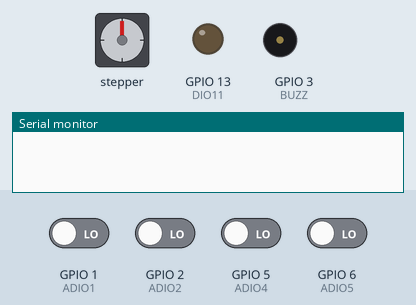
Recording of a sketch running on a simulated ESP32-S3. On the bench: stepper motor, output pins drawn as LEDs (lit = HIGH), buzzer (waves = sounding), the last lines printed to the serial monitor. The test bench sets the inputs (shaded band); at power-on: GPIO 1 (ADIO1), GPIO 2 (ADIO2), GPIO 5 (ADIO4), GPIO 6 (ADIO5) LOW. Stepper angles assume 200 steps per turn.

Above: at 4.6 s.
4.7 s: GPIO 1 (ADIO1) driven HIGH
At 5.15 s:
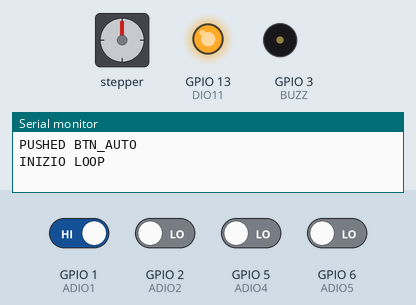
7.7 s: GPIO 2 (ADIO2) driven HIGH
At 9.3 s:
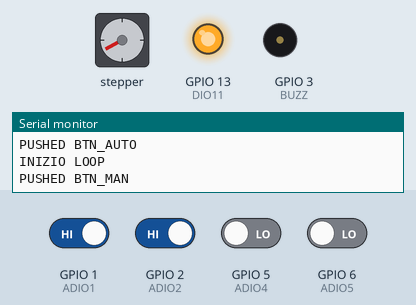
10.7 s: GPIO 5 (ADIO4) driven HIGH
At 11.38 s:
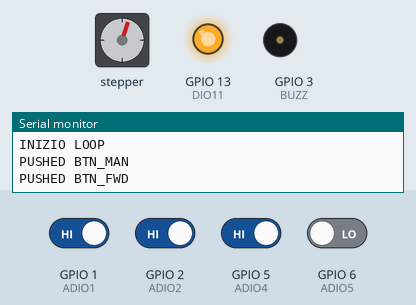
13.7 s: GPIO 6 (ADIO5) driven HIGH
At 14.05 s:
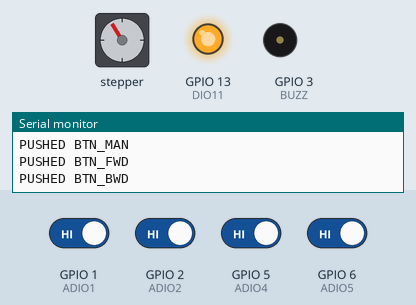
16.7 s: GPIO 1 (ADIO1) driven LOW
At 16.97 s:
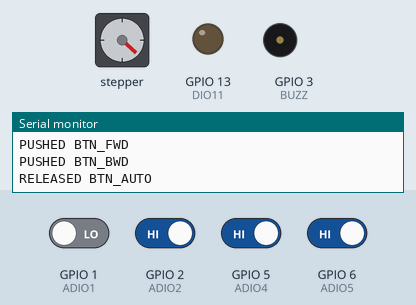
19.7 s: GPIO 1 (ADIO1) driven HIGH
At 20.07 s:
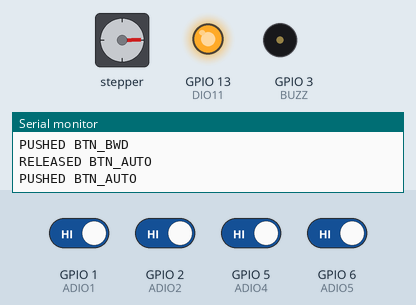
Timing chart, 0 to 28.3 s (numbered marks = the images above; inputs shaded):
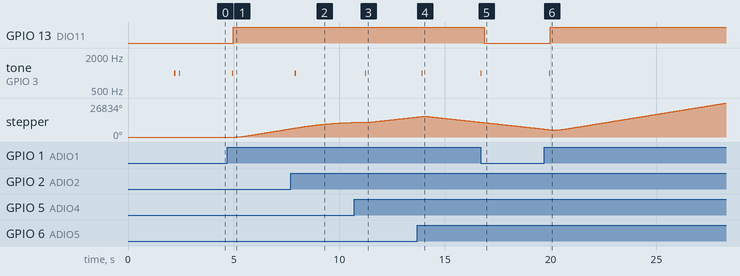

Measured:
- after the input at 4.7 s, GPIO 13 (DIO11): LOW → HIGH after 0.29 s; tone on GPIO 3 (BUZZ): silent → 1000 Hz after 0.24 s, → silent 0.05 s later; stepper: keeps turning clockwise at about 2511°/s, starting after 0.40 s
- after the input at 7.7 s, tone on GPIO 3 (BUZZ): silent → 1000 Hz after 0.20 s, → silent 0.05 s later
- after the input at 10.7 s, tone on GPIO 3 (BUZZ): silent → 1000 Hz after 0.53 s, → silent 0.05 s later
- after the input at 13.7 s, tone on GPIO 3 (BUZZ): silent → 1000 Hz after 0.20 s, → silent 0.05 s later
- after the input at 16.7 s, GPIO 13 (DIO11): HIGH → LOW after 0.15 s; tone on GPIO 3 (BUZZ): silent → 1000 Hz at once, → silent 0.05 s later
- after the input at 19.7 s, GPIO 13 (DIO11): LOW → HIGH after 0.28 s; tone on GPIO 3 (BUZZ): silent → 1000 Hz after 0.23 s, → silent 0.05 s later

The sketch:

04_carillon.ino
```cpp
// 18/08/2025
// LOGICA OK
// PROBLEMA DRIVER!
// DA VERIFICARE CORSA

// DRIVER DM320T
// 01 02 03  04 05 06
// ON ON ON ON ON OFF

// 10/09/2025 - @POLENE
// 13.00
// FINITO

#define ADIO1   1
#define ADIO2   2
#define ADIO3   4
#define ADIO4   5
#define ADIO5   6
#define ADIO6   7
#define ADIO7   8
#define ADIO8   9

#define DIO9    11
#define DIO10   12
#define DIO11   13
#define DIO12   14
#define DIO13   15
#define DIO14   16
#define DIO15   19
#define DIO16   20

#define BUZZ    3

#define RS485_DI    18
#define RS485_RO    17
#define RS485_EN    35

#define LED_RED     38
#define LED_BLUE    37 //INPUT: OFF / OUTPUT_LOW: ON_BT / OUTPUT_HIGH: ON_WIFI

#define SDA_PIN 33
#define SCL_PIN 34

#include "FastAccelStepper.h"

#define AUTO_SPEED  1500
#define AUTO_ACC    500

#define MAN_SPEED   1000
#define MAN_ACC     10000

FastAccelStepperEngine engine = FastAccelStepperEngine();
FastAccelStepper *M1 = NULL;

uint8_t STATE = 0; // 0 REMOTE - 1 AUTO - 2 MAN

void setup() {

  delay(1000);

  // DEBUG
  Serial.begin(115200);
  delay(100);

  // LED OFF
  pinMode(37, INPUT);

  // PANEL INPUT
  pinMode(ADIO1, INPUT);  // AUTO
  pinMode(ADIO2, INPUT);  // MAN

  pinMode(ADIO4, INPUT);  // FWD
  pinMode(ADIO5, INPUT);  // BWD

  // DRIVER OUTPUT

  pinMode(DIO11, OUTPUT);
  disableMotor();

  engine.init();

  M1 = engine.stepperConnectToPin(DIO9);

  if (M1) {
      M1->setDirectionPin(DIO10);
      M1->setSpeedInHz(MAN_SPEED);
      M1->setAcceleration(MAN_ACC);
  }

  // BUZZER
  ledcSetup(0, 1000, 8);
  ledcAttachPin(BUZZ, 0);

  delay(1000);

  // INITIAL STATE
  if (digitalRead(ADIO2)) {
    STATE = 2;
  } else {
    if (digitalRead(ADIO1)) {
      STATE = 1;
    } else {
      STATE = 0;
    }
  }

  // DOUBLE BEEP FOR SETUP END
  ledcWriteTone(0, 1000);
  delay(50);
  ledcWriteTone(0, 0);
  delay(175);
  ledcWriteTone(0, 1000);
  delay(50);
  ledcWriteTone(0, 0);

  delay(1000);

}

unsigned long t_MAN = 0, tS_MAN = 0;
bool s_MAN = false, p_MAN = true, f_MAN = false;
unsigned long t_AUTO = 0, tS_AUTO = 0;
bool s_AUTO = false, p_AUTO = true, f_AUTO = false;
bool f_REM = false;
unsigned long t_FWD = 0, tS_FWD = 0;
bool s_FWD = false, p_FWD = true, f_FWD_GO = false, f_FWD_STOP = false;
unsigned long t_BWD = 0, tS_BWD = 0;
bool s_BWD = false, p_BWD = true, f_BWD_GO = false, f_BWD_STOP = false;

void loop() {

  check_MAN();
  check_AUTO();
  check_FWD();
  check_BWD();

  check_STATE();

  logica();

}

void logica() {
  if (STATE == 0) {
    // REMOTO - IDLE
    delay(50);

  } else if (STATE == 1) {
    // AUTO
    M1->runForward();

  } else if (STATE == 2) {
    // MAN

    if (f_FWD_GO) {
      f_FWD_GO = false;

      M1->runForward();
    }

    if (f_FWD_STOP) {
      f_FWD_STOP = false;

      M1->stopMove();
    }

    if (f_BWD_GO) {
      f_BWD_GO = false;

      M1->runBackward();
    }

    if (f_BWD_STOP) {
      f_BWD_STOP = false;

      M1->stopMove();
    }

  }
}

void check_STATE() {

  if (f_MAN) {

    f_MAN = false;
    STATE = 2;

    enableMotor();

    M1->stopMove();
    while (M1->isRunning());

    M1->setSpeedInHz(MAN_SPEED);
    M1->setAcceleration(MAN_ACC);
    M1->applySpeedAcceleration();

  } else if ((f_AUTO) and (STATE != 2)) {

    f_AUTO = false;
    STATE = 1;

    enableMotor();

    if (M1->isRunning()) {
      M1->stopMove();
      while (M1->isRunning()) {}
    }

    Serial.println("INIZIO LOOP");

    M1->setSpeedInHz(AUTO_SPEED);
    M1->setAcceleration(AUTO_ACC);
    M1->applySpeedAcceleration();

  } else if (f_REM) {
    f_REM = false;

    if (digitalRead(ADIO1)) {

      STATE = 1;
      f_AUTO = true;

    } else {

      STATE = 0;

      disableMotor();

    }

  }

}

void check_MAN() {
  if (!s_MAN) {
    if ((millis() - t_MAN) > 200) {
      if (digitalRead(ADIO2)) {
        if (p_MAN) {
          p_MAN = false;
          tS_MAN = millis();
        }
        if ((millis() - tS_MAN) > 200) {
          t_MAN = millis();
          s_MAN = true;

          // PREMUTO DOPO 200 ms
          Serial.println("PUSHED BTN_MAN");

          ledcWriteTone(0, 1000);
          delay(50);
          ledcWriteTone(0, 0);
          f_MAN = true;

        }
      } else {
        tS_MAN = millis();
      }
    }
  } else {
    if ((millis() - t_MAN) > 200) {
      if (!digitalRead(ADIO2)) {
        t_MAN = millis();
        s_MAN = false;
        p_MAN = true;

        // RILASCIATO DOPO 200 ms
        Serial.println("RELEASED BTN_MAN");
        f_REM = true;
        ledcWriteTone(0, 1000);
        delay(50);
        ledcWriteTone(0, 0);

      }
    }
  }
}

void check_AUTO() {
  if (!s_AUTO) {
    if ((millis() - t_AUTO) > 200) {
      if (digitalRead(ADIO1)) {
        if (p_AUTO) {
          p_AUTO = false;
          tS_AUTO = millis();
        }
        if ((millis() - tS_AUTO) > 200) {
          t_AUTO = millis();
          s_AUTO = true;

          // PREMUTO DOPO 200 ms
          Serial.println("PUSHED BTN_AUTO");

          ledcWriteTone(0, 1000);
          delay(50);
          ledcWriteTone(0, 0);
          f_AUTO = true;
        }
      } else {
        tS_AUTO = millis();
      }
    }
  } else {
    if ((millis() - t_AUTO) > 200) {
      if (!digitalRead(ADIO1)) {
        t_AUTO = millis();
        s_AUTO = false;
        p_AUTO = true;

        // RILASCIATO DOPO 200 ms
        Serial.println("RELEASED BTN_AUTO");
        f_REM = true;
        ledcWriteTone(0, 1000);
        delay(50);
        ledcWriteTone(0, 0);
      }
    }
  }
}

void check_FWD() {
  if (!s_FWD) {
    if ((millis() - t_FWD) > 200) {
      if (digitalRead(ADIO4)) {
        if (p_FWD) {
          p_FWD = false;
          tS_FWD = millis();
        }
        if ((millis() - tS_FWD) > 200) {
          t_FWD = millis();
          s_FWD = true;

          // PREMUTO DOPO 200 ms
          Serial.println("PUSHED BTN_FWD");

          ledcWriteTone(0, 1000);
          delay(50);
          ledcWriteTone(0, 0);

          f_FWD_GO = true;
        }
      } else {
        tS_FWD = millis();
      }
    }
  } else {
    if ((millis() - t_FWD) > 200) {
      if (!digitalRead(ADIO4)) {
        t_FWD = millis();
        s_FWD = false;
        p_FWD = true;

        // RILASCIATO DOPO 200 ms
        Serial.println("RELEASED BTN_FWD");
        f_FWD_STOP = true;

      }
    }
  }
}

void check_BWD() {
  if (!s_BWD) {
    if ((millis() - t_BWD) > 200) {
      if (digitalRead(ADIO5)) {
        if (p_BWD) {
          p_BWD = false;
          tS_BWD = millis();
        }
        if ((millis() - tS_BWD) > 200) {
          t_BWD = millis();
          s_BWD = true;

          // PREMUTO DOPO 200 ms
          Serial.println("PUSHED BTN_BWD");
          ledcWriteTone(0, 1000);
          delay(50);
          ledcWriteTone(0, 0);

          f_BWD_GO = true;

        }
      } else {
        tS_BWD = millis();
      }
    }
  } else {
    if ((millis() - t_BWD) > 200) {
      if (!digitalRead(ADIO5)) {
        t_BWD = millis();
        s_BWD = false;
        p_BWD = true;

        // RILASCIATO DOPO 200 ms
        Serial.println("RELEASED BTN_BWD");

        f_BWD_STOP = true;

      }
    }
  }
}


void disableMotor() {
  delay(100);  // DA TESTARE
  digitalWrite(DIO11, LOW);
}

void enableMotor() {
  digitalWrite(DIO11, HIGH);
  delay(100);  // DA TESTARE
}
```
